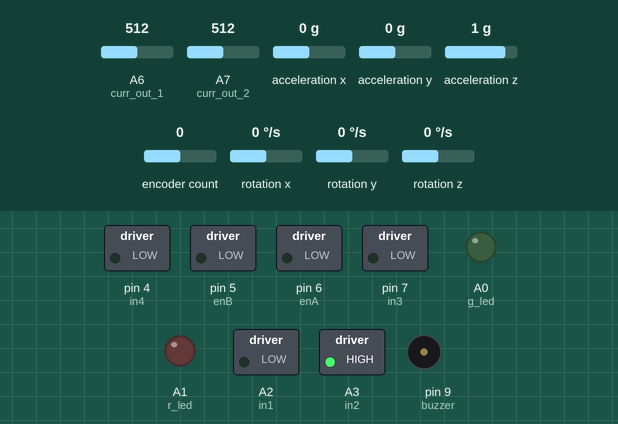
Recording of a sketch running on a simulated Arduino Nano, built with avr-gcc and run on an emulated ATmega328P. Shown: switched loads named in the sketch (green lamp = pin HIGH), output pins drawn as LEDs (lit = HIGH), buzzer (waves = sounding, pin HIGH). The inputs (shaded band) are chosen by the test bench; at power-on: encoder count 0, acceleration y 0 g, A6 (curr_out_1) = 512, A7 (curr_out_2) = 512, acceleration x 0 g, acceleration z 1 g, rotation x 0 °/s, rotation y 0 °/s, rotation z 0 °/s. No radio packets arrive unless stated; what the sketch prints to the serial monitor is not drawn.

Above: at 3.2 s.
3.3 s: encoder count set to 1
At 4.5 s:
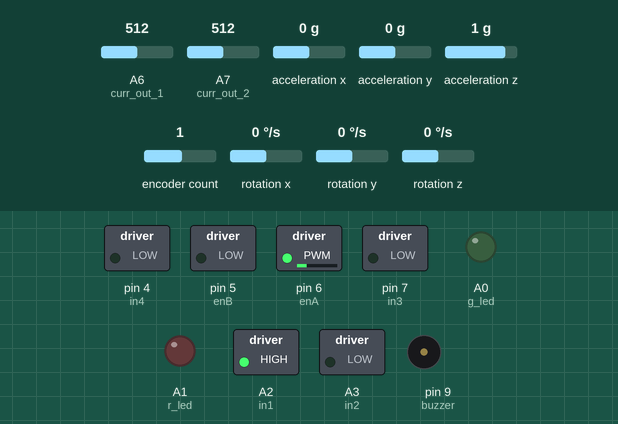
6.3 s: acceleration y set to -1.4 g
At 7.3 s:
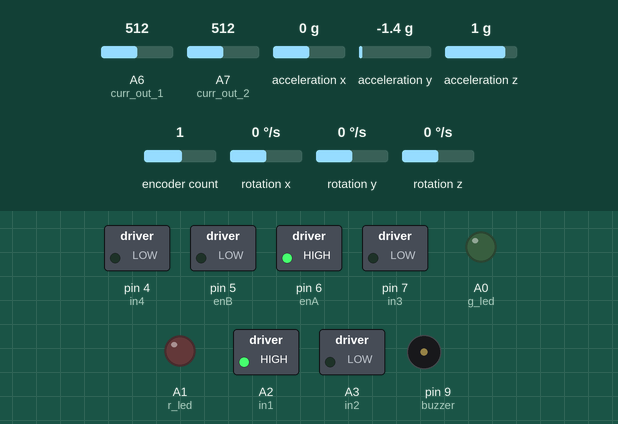
7.8 s: acceleration y set to 0.8 g
At 10.6 s:
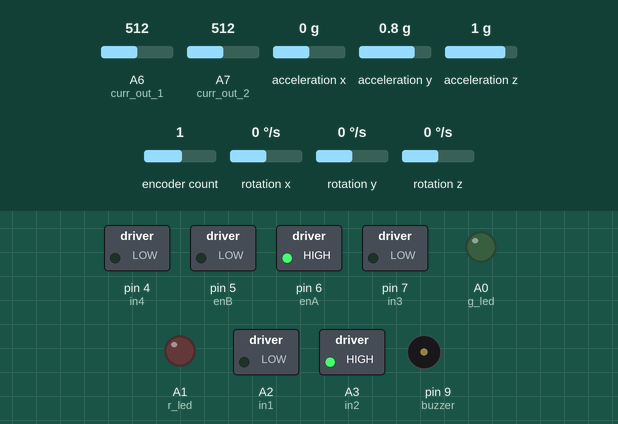
Timing chart, 0 to 12.1 s (numbered marks = the images above; inputs shaded):
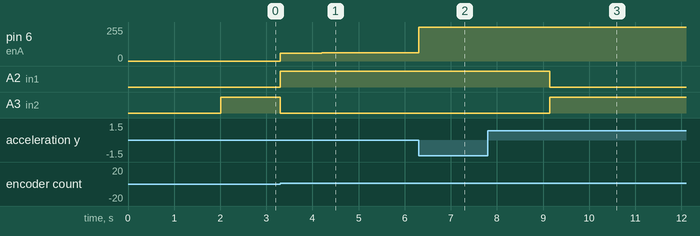

Measured:
- after the input at 3.3 s, pin 6 (enA): 0/255 → 60/255 at once, → 61/255 0.90 s later, → 62/255 2.0 s later; A2 (in1): LOW → HIGH at once; A3 (in2): HIGH → LOW at once
- after the input at 6.3 s, pin 6 (enA): 62/255 → 255/255 at once
- after the input at 7.8 s, A2 (in1): HIGH → LOW after 1.3 s; A3 (in2): LOW → HIGH after 1.3 s

The sketch:

main_program.ino
```cpp
#include "Wire.h"
#include <MPU6050_light.h>
#include <SPI.h>
#include <RF24.h>
#include <Encoder.h>

// Motor Pins
#define enA 6
#define in1 A2
#define in2 A3
#define enB 5
#define in3 7
#define in4 4

// Detection Pins
#define curr_out_1 A6
#define curr_out_2 A7
#define buzzer 9
#define r_led A1
#define g_led A0

// Encoder for DC Motor
Encoder DC_Encoder(2, 3);

// MPU6050 and NRF24 Objects
MPU6050 mpu(Wire);
RF24 radio(10, 8);

// Variables for current detection
int check1;
int check2;

// Timing variables
unsigned long timer = 0;
unsigned long s_timer = 0;

// NRF24 Addresses
const byte add_1 = 5;
const byte add_2 = 10;

// Character for NRF24 communication
char msg_1;

// Control variables
float u = 0;
float roll_ini = 0;
float yaw_ini = 0;
float roll_pos_err = 0;
float yaw_pos_err = 0;
float roll_vel_err = 0;
float yaw_vel_err = 0;
float roll_itgl_err = 0;
float yaw_itgl_err = 0;
float det_strt_time = 0;
float det_end_time = 0;
float t_prev = 0;
float t = 0;
float roll_pos_err_prev = 0;
float yaw_pos_err_prev = 0;

// Function to initialize DC Motor
/*
 * Function Name: dc_motor_init
 * Logic: Initializes the pins for DC motor control.
 * Example Call:  dc_motor_init();
 */
void dc_motor_init() {
  pinMode(enA, OUTPUT);
  pinMode(in1, OUTPUT);
  pinMode(in2, OUTPUT);
  digitalWrite(in1, LOW);
  digitalWrite(in2, LOW);
}

// Function to initialize BO Motor
/*
 * Function Name: bo_motor_init
 * Logic:         Initializes the pins for BO motor control.
 * Example Call:  bo_motor_init();
 */
void bo_motor_init() {
  pinMode(enB, OUTPUT);
  pinMode(in3, OUTPUT);
  pinMode(in4, OUTPUT);
  digitalWrite(in3, LOW);
  digitalWrite(in4, LOW);
}

// Function to initialize detection components
/*
 * Function Name: det_init
 * Logic:         Initializes pins for current detection, LEDs, and buzzer.
 * Example Call:  det_init();
 */
void det_init() {
  pinMode(curr_out_1, INPUT);
  pinMode(curr_out_2, INPUT);
  pinMode(r_led, OUTPUT);
  pinMode(g_led, OUTPUT);
  pinMode(buzzer, OUTPUT);
}

// Function to control DC Motor based on PWM
/*
 * Function Name: motor_control
 * Input:         int pwm - PWM value for motor control
 * Logic:         Controls the DC motor direction and speed based on the PWM value.
 * Example Call:  motor_control(200);
 */
void motor_control(int pwm) {
  if (pwm < 0) {
    digitalWrite(in1, HIGH);
    digitalWrite(in2, LOW);
    pwm = -pwm;
  } else {
    digitalWrite(in1, LOW);
    digitalWrite(in2, HIGH);
  }
  if (pwm > 255)
    analogWrite(enA, 255);
  else if (pwm > 0)
    analogWrite(enA, pwm + 59);
}

// Function to move the robot forward
/*
 * Function Name: forward
 * Logic:         Moves the robot forward.
 * Example Call:  forward();
 */
void forward() {
  analogWrite(enB, 72);
  digitalWrite(in3, HIGH);
  digitalWrite(in4, LOW);
}

// Function to move the robot backward
/*
 * Function Name: backward
 * Logic:         Moves the robot backward.
 * Example Call:  backward();
 */
void backward() {
  analogWrite(enB, 64);
  digitalWrite(in3, LOW);
  digitalWrite(in4, HIGH);
}

// Function to handle damaged state
/*
 * Function Name: damaged
 * Logic:         Detects the damaged CS which is North pole
 * Example Call:  damaged();
 */
void damaged() {
  analogWrite(r_led, 255);
  float dur = millis() - det_strt_time;
  if (dur <= 1000 || (dur > 2000 && dur <= 3000))
    digitalWrite(buzzer, HIGH);
  else if (dur > 1000 && dur <= 2000)
    digitalWrite(buzzer, LOW);
  else if (dur > 3000) {
    analogWrite(r_led, 0);
    digitalWrite(buzzer, LOW);
  }
}

// Function to handle safe state
/*
 * Function Name: safe
 * Logic:         Detects the safe CS which is South pole
 * Example Call:  safe();
 */
void safe() {
  analogWrite(g_led, 255);
  float dur = millis() - det_strt_time;
  if (dur <= 1000 || (dur > 2000 && dur <= 3000))
    digitalWrite(buzzer, HIGH);
  else if (dur > 1000 && dur <= 2000)
    digitalWrite(buzzer, LOW);
  else if (dur > 3000) {
    analogWrite(g_led, 0);
    digitalWrite(buzzer, LOW);
  }
}

// Function to perform detection based on current readings
/*
 * Function Name: detection
 * Logic:         Checks the current readings for damaged CS or Safe CS and calls the function accordingly.
 * Example Call:  detection();
 */
void detection() {
  check1 = analogRead(curr_out_1);
  check2 = analogRead(curr_out_2);

  if (check1 > 518 || check2 > 518)
    safe();
  else if (check1 < 503 || check2 < 503)
   {
    damaged();


   }
}

void setup() {
  Serial.begin(9600);
  Wire.begin();

  // Initialize MPU6050
  byte status = mpu.begin();
  Serial.print(F("MPU6050 status: "));
  Serial.println(status);

  // Wait until MPU6050 is connected
  while (status != 0) { }

  Serial.println(F("Calculating offsets, do not move MPU6050"));
  delay(1000);

  // Calculate MPU6050 offsets
  mpu.calcOffsets(); // gyro and accelero
  Serial.println("Done!\n");

  // Initialize NRF24 module
  int result = radio.begin();

  if (result) {
    Serial.println("NRF module Working");
  } else {
    Serial.println("NRF module ERROR ");
  }

  // Set NRF24 addresses
  radio.openWritingPipe(add_2);
  radio.openReadingPipe(1, add_1);

  // Set NRF24 configuration
  radio.setDataRate(RF24_2MBPS);
  radio.setPALevel(RF24_PA_MIN);

  // Initialize detection components
  det_init();

  // Initialize DC and BO motors
  dc_motor_init();
  bo_motor_init();

  // Turn off LEDs
  analogWrite(g_led, LOW);
  digitalWrite(r_led, LOW);

  // Initialize initial yaw value from encoder
  yaw_ini = DC_Encoder.read();
}

void loop() {
  // Update MPU6050 data
  mpu.update();

  // Calculate roll and yaw errors
  roll_pos_err = 0 - mpu.getAngleX();
  yaw_pos_err = yaw_ini - DC_Encoder.read();
  //Serial.println(DC_Encoder.read());

  // Timing calculation
  t = millis();
  roll_vel_err = (roll_pos_err - roll_pos_err_prev) / (t - t_prev);
  yaw_vel_err = (yaw_pos_err - yaw_pos_err_prev) / (t - t_prev);
  t_prev = t;
  yaw_pos_err_prev = yaw_pos_err;
  roll_pos_err_prev = roll_pos_err;


  // Integral error calculation
  roll_itgl_err = roll_itgl_err + roll_pos_err;
  yaw_itgl_err = yaw_itgl_err + yaw_pos_err;

  // Control law calculation
  //u = 27 * roll_pos_err + 0.1 * roll_itgl_err + 0.009 * roll_vel_err - 0.39 * yaw_pos_err - 0.07 * yaw_vel_err - 0.0003 * yaw_itgl_err;
  u = 27 * roll_pos_err + 0.1 * roll_itgl_err + 0.009 * roll_vel_err - 0.39 * yaw_pos_err - 0.1 * yaw_vel_err - 0.00035 * yaw_itgl_err;
  // Motor control based on calculated control signal
 motor_control(-u);

  // Start NRF24 listening
  radio.startListening();
     if (radio.available()) {
    radio.read(&msg_1, sizeof(msg_1));
    //
    //Serial.println(msg_1);
    if(msg_1 == 'D')
   {
     det_strt_time = millis();
     det_end_time = det_strt_time + 4000;
   }
    else if(msg_1 == 'N')
     {
      analogWrite(enB, 0);
      digitalWrite(buzzer, LOW);
     }
    else if (msg_1 == 'H')
     digitalWrite(buzzer, HIGH);
    else if(msg_1 == 'L')
     yaw_ini = yaw_ini - 4.5;
    else if(msg_1 == 'R')
      yaw_ini = yaw_ini + 4.5;
    else if (msg_1 == 'F')
      forward();
    else if (msg_1 == 'B')
     backward();


  }
 if(det_end_time - millis() <= 4000)
 {
   detection();
 }

}
```
